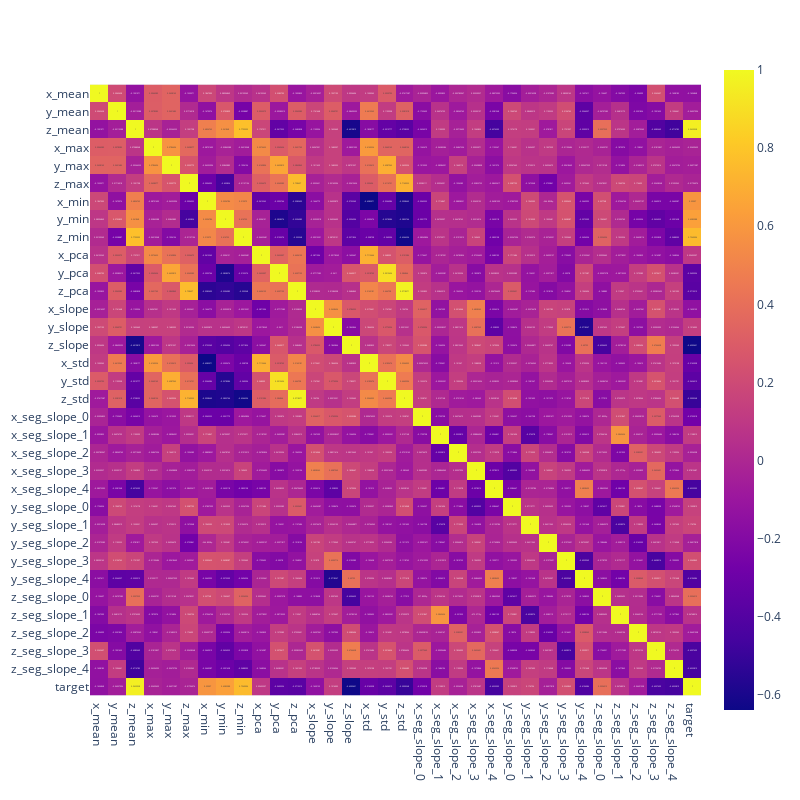

Notebook source saved alongside this figure:
### Code cell
import plotly.express as px
data = df.corr()
fig = px.imshow(data,text_auto=True, width=800, height=800)
fig

### Figure 1 — Plotly figure (JSON) as saved in the notebook; plotly's stock layout.template omitted (floating-point values rounded to 4 significant figures; data arrays with more than 128 entries replaced by an {"elided": "..."} marker saying what was removed)
{"data": [{"coloraxis": "coloraxis", "hovertemplate": "x: %{x}<br>y: %{y}<br>color: %{z}<extra></extra>", "name": "0", "texttemplate": "%{z}", "type": "heatmap", "x": ["x_mean", "y_mean", "z_mean", "x_max", "y_max", "z_max", "x_min", "y_min", "z_min", "x_pca", "y_pca", "z_pca", "x_slope", "y_slope", "z_slope", "x_std", "y_std", "z_std", "x_seg_slope_0", "x_seg_slope_1", "x_seg_slope_2", "x_seg_slope_3", "x_seg_slope_4", "y_seg_slope_0", "y_seg_slope_1", "y_seg_slope_2", "y_seg_slope_3", "y_seg_slope_4", "z_seg_slope_0", "z_seg_slope_1", "z_seg_slope_2", "z_seg_slope_3", "z_seg_slope_4", "target"], "xaxis": "x", "y": ["x_mean", "y_mean", "z_mean", "x_max", "y_max", "z_max", "x_min", "y_min", "z_min", "x_pca", "y_pca", "z_pca", "x_slope", "y_slope", "z_slope", "x_std", "y_std", "z_std", "x_seg_slope_0", "x_seg_slope_1", "x_seg_slope_2", "x_seg_slope_3", "x_seg_slope_4", "y_seg_slope_0", "y_seg_slope_1", "y_seg_slope_2", "y_seg_slope_3", "y_seg_slope_4", "z_seg_slope_0", "z_seg_slope_1", "z_seg_slope_2", "z_seg_slope_3", "z_seg_slope_4", "target"], "yaxis": "y", "z": {"elided": "34x34 float values"}}], "layout": {"coloraxis": {"colorscale": [[0, "#0d0887"], [0.1111, "#46039f"], [0.2222, "#7201a8"], [0.3333, "#9c179e"], [0.4444, "#bd3786"], [0.5556, "#d8576b"], [0.6667, "#ed7953"], [0.7778, "#fb9f3a"], [0.8889, "#fdca26"], [1, "#f0f921"]]}, "height": 800, "margin": {"t": 60}, "width": 800, "xaxis": {"anchor": "y", "constrain": "domain", "domain": [0, 1], "scaleanchor": "y"}, "yaxis": {"anchor": "x", "autorange": "reversed", "constrain": "domain", "domain": [0, 1]}}}
